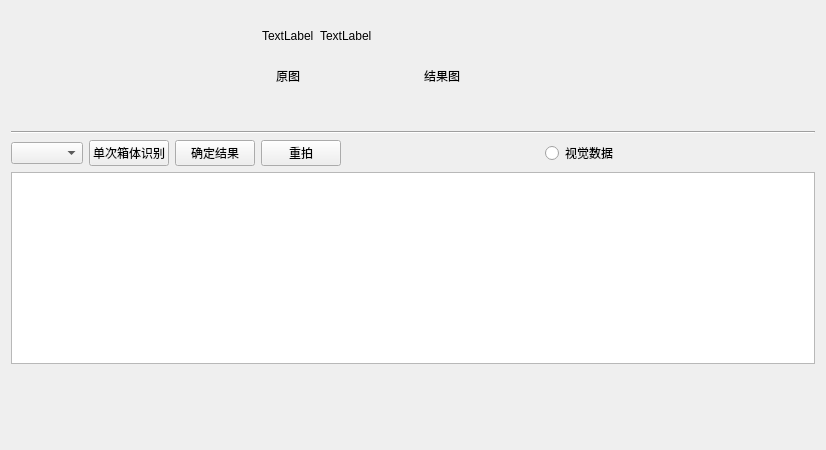
<?xml version="1.0" encoding="UTF-8"?>
<ui version="4.0">
 <class>VisualIdentityPage</class>
 <widget class="QWidget" name="VisualIdentityPage">
  <property name="geometry">
   <rect>
    <x>0</x>
    <y>0</y>
    <width>826</width>
    <height>450</height>
   </rect>
  </property>
  <property name="windowTitle">
   <string>Form</string>
  </property>
  <layout class="QGridLayout" name="gridLayout_4">
   <item row="3" column="0">
    <spacer name="verticalSpacer_3">
     <property name="orientation">
      <enum>Qt::Vertical</enum>
     </property>
     <property name="sizeHint" stdset="0">
      <size>
       <width>20</width>
       <height>40</height>
      </size>
     </property>
    </spacer>
   </item>
   <item row="2" column="0">
    <layout class="QHBoxLayout" name="horizontalLayout_3">
     <item>
      <widget class="QTableWidget" name="resultTable">
       <property name="minimumSize">
        <size>
         <width>800</width>
         <height>180</height>
        </size>
       </property>
      </widget>
     </item>
    </layout>
   </item>
   <item row="1" column="0">
    <layout class="QGridLayout" name="gridLayout_3">
     <item row="0" column="0">
      <spacer name="horizontalSpacer_8">
       <property name="orientation">
        <enum>Qt::Horizontal</enum>
       </property>
       <property name="sizeHint" stdset="0">
        <size>
         <width>40</width>
         <height>20</height>
        </size>
       </property>
      </spacer>
     </item>
     <item row="0" column="5">
      <spacer name="horizontalSpacer_9">
       <property name="orientation">
        <enum>Qt::Horizontal</enum>
       </property>
       <property name="sizeHint" stdset="0">
        <size>
         <width>40</width>
         <height>20</height>
        </size>
       </property>
      </spacer>
     </item>
     <item row="0" column="4">
      <layout class="QGridLayout" name="gridLayout_2">
       <item row="0" column="0">
        <widget class="QLabel" name="segmentedImage">
         <property name="sizePolicy">
          <sizepolicy hsizetype="Expanding" vsizetype="Expanding">
           <horstretch>0</horstretch>
           <verstretch>0</verstretch>
          </sizepolicy>
         </property>
         <property name="minimumSize">
          <size>
           <width>50</width>
           <height>50</height>
          </size>
         </property>
         <property name="text">
          <string>TextLabel</string>
         </property>
        </widget>
       </item>
       <item row="1" column="0">
        <widget class="QLabel" name="label_4">
         <property name="text">
          <string>结果图</string>
         </property>
         <property name="alignment">
          <set>Qt::AlignCenter</set>
         </property>
        </widget>
       </item>
       <item row="2" column="0">
        <spacer name="verticalSpacer_2">
         <property name="orientation">
          <enum>Qt::Vertical</enum>
         </property>
         <property name="sizeHint" stdset="0">
          <size>
           <width>20</width>
           <height>40</height>
          </size>
         </property>
        </spacer>
       </item>
      </layout>
     </item>
     <item row="2" column="0" colspan="6">
      <layout class="QHBoxLayout" name="horizontalLayout_2">
       <item>
        <widget class="QComboBox" name="comboBox_DetectionType"/>
       </item>
       <item>
        <widget class="QPushButton" name="btn_BoxDetection">
         <property name="text">
          <string>单次箱体识别</string>
         </property>
        </widget>
       </item>
       <item>
        <widget class="QPushButton" name="btnConfirmVisualResults">
         <property name="text">
          <string>确定结果</string>
         </property>
        </widget>
       </item>
       <item>
        <widget class="QPushButton" name="btnRetakeRecognition">
         <property name="text">
          <string>重拍</string>
         </property>
        </widget>
       </item>
       <item>
        <spacer name="horizontalSpacer">
         <property name="orientation">
          <enum>Qt::Horizontal</enum>
         </property>
         <property name="sizeHint" stdset="0">
          <size>
           <width>40</width>
           <height>20</height>
          </size>
         </property>
        </spacer>
       </item>
       <item>
        <widget class="QRadioButton" name="artificialData">
         <property name="text">
          <string>视觉数据</string>
         </property>
        </widget>
       </item>
       <item>
        <spacer name="horizontalSpacer_3">
         <property name="orientation">
          <enum>Qt::Horizontal</enum>
         </property>
         <property name="sizeHint" stdset="0">
          <size>
           <width>40</width>
           <height>20</height>
          </size>
         </property>
        </spacer>
       </item>
      </layout>
     </item>
     <item row="1" column="0" colspan="6">
      <widget class="Line" name="line">
       <property name="orientation">
        <enum>Qt::Horizontal</enum>
       </property>
      </widget>
     </item>
     <item row="0" column="1" colspan="3">
      <layout class="QGridLayout" name="gridLayout">
       <item row="1" column="1">
        <widget class="QLabel" name="label_2">
         <property name="text">
          <string>原图</string>
         </property>
         <property name="alignment">
          <set>Qt::AlignCenter</set>
         </property>
        </widget>
       </item>
       <item row="2" column="1">
        <spacer name="verticalSpacer">
         <property name="orientation">
          <enum>Qt::Vertical</enum>
         </property>
         <property name="sizeHint" stdset="0">
          <size>
           <width>20</width>
           <height>40</height>
          </size>
         </property>
        </spacer>
       </item>
       <item row="0" column="1">
        <widget class="QLabel" name="originalImage">
         <property name="sizePolicy">
          <sizepolicy hsizetype="Expanding" vsizetype="Expanding">
           <horstretch>0</horstretch>
           <verstretch>0</verstretch>
          </sizepolicy>
         </property>
         <property name="minimumSize">
          <size>
           <width>50</width>
           <height>50</height>
          </size>
         </property>
         <property name="text">
          <string>TextLabel</string>
         </property>
        </widget>
       </item>
      </layout>
     </item>
    </layout>
   </item>
  </layout>
 </widget>
 <resources/>
 <connections/>
</ui>
